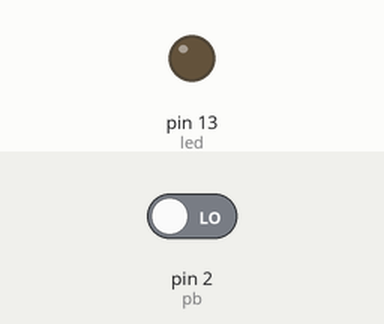
Recording of a sketch running on a simulated Arduino Uno, built with avr-gcc and run on an emulated ATmega328P. On the bench: output pins drawn as LEDs (lit = HIGH). The inputs (shaded band) are chosen by the test bench; at power-on: pin 2 (pb) LOW.

Above: at 1.2 s.
1.3 s: pin 2 (pb) driven HIGH
At 2.1 s:
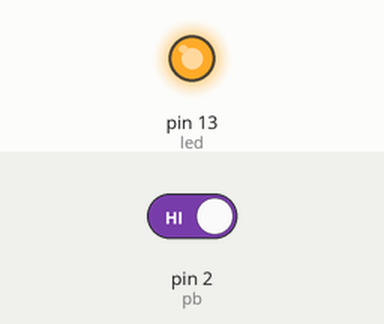
2.8 s: pin 2 (pb) driven LOW
At 3.3 s:
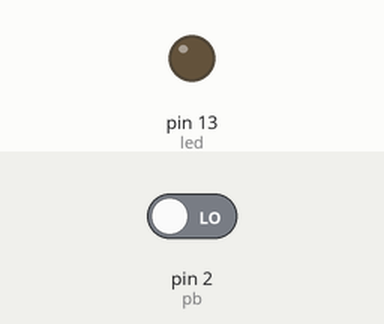
Timing chart, 0 to 5.8 s (numbered marks = the images above; inputs shaded):
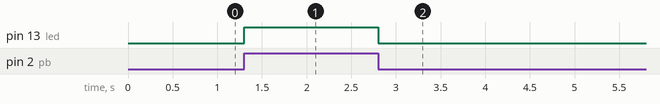

The sketch:

switch_test.ino
```cpp
/*
  Switch test
  Control an LED with a switch
 */

// Pin 13 is our LED light
int led = 13;

// Pin 2 is our switch output
int pb = 2;

void setup()
{
  // set pin 13 to be an output (writable)
  pinMode(led, OUTPUT);
  // set pin 2 to be input data (readable)
  pinMode(pb, INPUT);
}

// repeats ad nauseum
void loop()
{
  // read button state
  int buttonState = digitalRead(pb);
  if (buttonState == HIGH)
  {
    light();
  }
  else
  {
    dark();
  }
}

// for now, just light the LED
void light()
{
  digitalWrite(led, HIGH);
}

// for now, just darken the LED
void dark()
{
  digitalWrite(led, LOW);
}
```

Measured:
- after the input at 1.3 s, pin 13 (led): LOW → HIGH at once
- after the input at 2.8 s, pin 13 (led): HIGH → LOW at once
